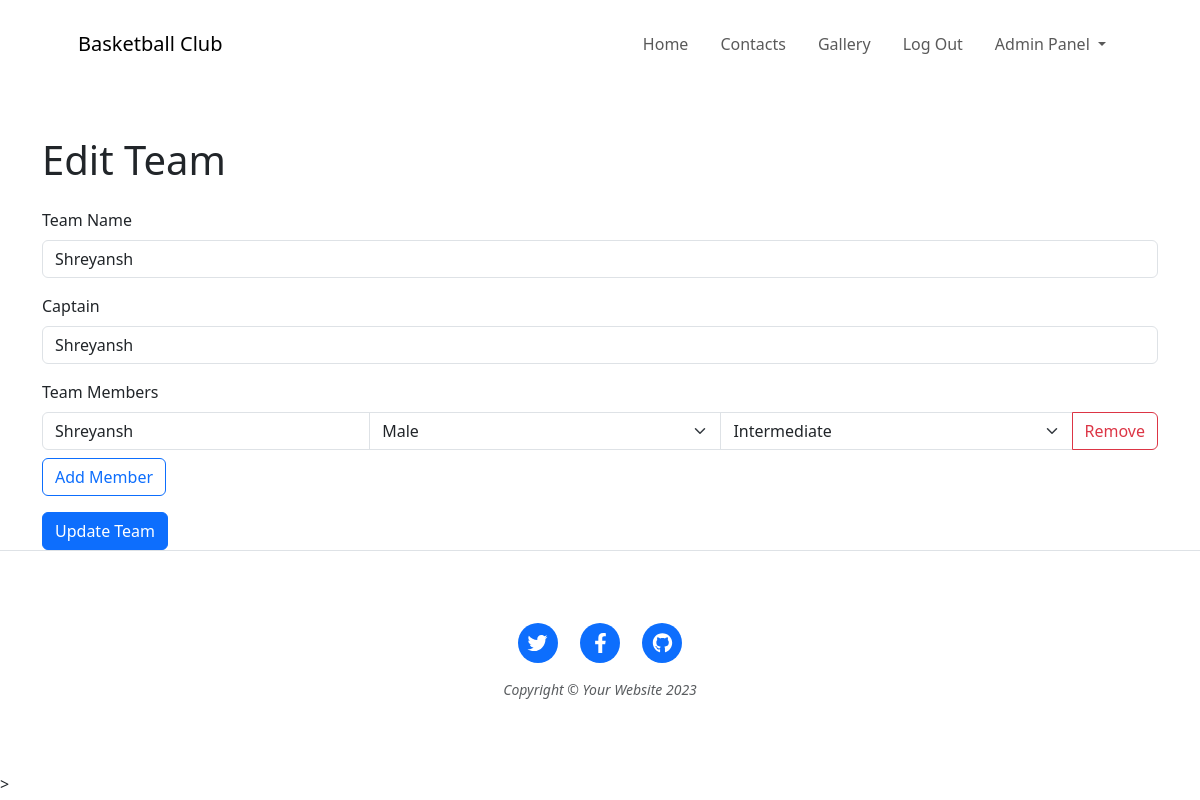
Screenshot of /teams/edit_team/1 (signed in) with the database file from the repository.
### website/models.py (models this page shows)
class Team(db.Model):
    id = db.Column(db.Integer, primary_key=True)
    team_name = db.Column(db.String(100), nullable=False)
    captain_name = db.Column(db.String(100), nullable=False)
    event_id = db.Column(db.Integer, db.ForeignKey('event.id'), nullable=False)
    members = db.relationship('TeamMembers', backref='team', lazy=True, cascade='all, delete')
    matches_as_team_a = db.relationship('Match', foreign_keys='Match.team_a_id', backref='team_a', lazy=True)
    matches_as_team_b = db.relationship('Match', foreign_keys='Match.team_b_id', backref='team_b', lazy=True)
    admin_id = db.Column(db.Integer, db.ForeignKey('admin.id'), nullable=False)

class TeamMembers(db.Model):
    id = db.Column(db.Integer, primary_key=True)
    name = db.Column(db.String(100))
    gender = db.Column(db.String(100))
    level = db.Column(db.String(20))
    team_id = db.Column(db.Integer, db.ForeignKey('team.id'), nullable=False)

### website/team.py (the view, shortened to what this page needs)
@Teams.route('/edit_team/<int:team_id>', methods=['GET', 'POST'])
@login_required
def edit_team(team_id):
    if current_user.id != 1:
        flash("You do not have permission to access this page.", category='error')
        return redirect(url_for('Teams.view_teams'))
    team = Team.query.get_or_404(team_id)
    return render_template('edit_team.html', team=team)

### website/__init__.py (called while the page is built)
@login_manager.user_loader
def load_user(user_id):
    from .models import Admin
    return Admin.query.get(int(user_id))

### website/templates/edit_team.html (shortened to what this page needs)
{% include 'header.html' %}
<div class="container mt-5">
    <h1 class="mb-4">Edit Team</h1>
    <form method="POST" enctype="multipart/form-data" action="{{ url_for('Teams.edit_team', team_id=team.id) }}">
        <div class="mb-3">
            <label for="team_name" class="form-label">Team Name</label>
            <input
                type="text"
                class="form-control"
                id="team_name"
                name="team_name"
                value="{{ team.team_name }}"
                required>
        </div>
        <div class="mb-3">
            <label for="captain" class="form-label">Captain</label>
            <input
                type="text"
                class="form-control"
                id="captain"
                name="captain_name"
                value="{{ team.captain_name }}"
                required>
        </div>
        <div class="mb-3">
            <label class="form-label">Team Members</label>
            <div id="members-container">
                {% for member in team.members %}
                    <div class="input-group mb-2">
                        <input
                            type="text"
                            class="form-control"
                            name="players_name[]"
                            value="{{ member.name }}"
                            placeholder="Enter Member Name"
                            required>
                        <select name="players_sex[]" class="form-select">
                            <option value="Male" {% if member.gender == 'Male' %} selected {% endif %}>Male</option>
                        </select>
                        <select name="players_level[]" class="form-select">
                            <option value="intermediate" {% if member.level == 'intermediate' %} selected {% endif %}>Intermediate</option>
                        </select>
                        <button type="button" class="btn btn-outline-danger remove-member" onclick="removeMember(this)">Remove</button>
                    </div>
                {% endfor %}
            </div>
            <button type="button" class="btn btn-outline-primary" onclick="addMember()">Add Member</button>
        </div>
        <button type="submit" class="btn btn-primary">Update Team</button>
    </form>
</div>
{% include 'footer.html' %}

### rows the page displays
Team: team_name "Shreyansh", captain_name "Shreyansh"
TeamMembers: name "Shreyansh", gender "Male", level "Intermediate"
